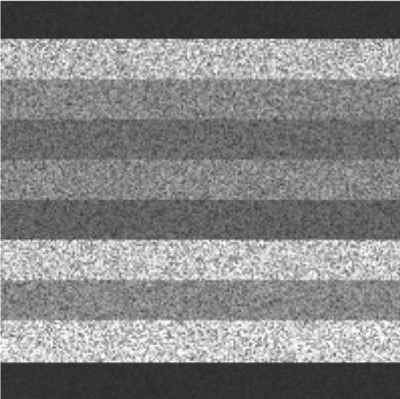
//> input picture testOpenCv/Noise_Lines.tif, 400 x 399 px
$ ./smoothAnisoDiff   (built with g++ and OpenCV 4)
//> lines starting //> are read from the running program, lines starting //| are printed output that depends on the picture
#include "opencv2/imgproc/imgproc.hpp"
#include "opencv2/highgui/highgui.hpp"
#include <iostream>
#include <chrono>

using namespace cv;
using namespace std;
using namespace std::chrono;

void anisotropicDiffusion(Mat& img, Mat&dst, int num_iter, double delta_t, int kappa)
{
	// Variables
	//double delta;
	double ikappa = 1 / kappa;

	// argument for filter
	int ddepth = -1;

	// convert to grayscale             ~0.5ms
//	cvtColor(img, res, CV_BGR2GRAY);
	//res = img;

	// initialize filter outputs        ~2-3us
	Mat nablaN, nablaS, nablaW, nablaE, nablaNE, nablaSE, nablaSW, nablaNW;

	// further initializations          ~2-3us
	Mat cN, cS, cW, cE, cNE, cSE, cSW, cNW;

	//window for laplacian computation
	Mat hN = (Mat_<double>(3, 3) << 0,1,0, 0,-1,0, 0,0,0);
	Mat hS = (Mat_<double>(3, 3) << 0,0,0, 0,-1,0, 0,1,0);
	Mat hE = (Mat_<double>(3, 3) << 0,0,0, 0,-1,1, 0,0,0);
	Mat hW = (Mat_<double>(3, 3) << 0,0,0, 1,-1,0, 0,0,0);
	Mat hNE = (Mat_<double>(3, 3) << 0,0,1, 0,-1,0, 0,0,0);
	Mat hSE = (Mat_<double>(3, 3) << 0,0,0, 0,-1,0, 0,0,1);
	Mat hSW = (Mat_<double>(3, 3) << 0,0,0, 0,-1,0, 1,0,0);
	Mat hNW = (Mat_<double>(3, 3) << 1,0,0, 0,-1,0, 0,0,0);

	Mat res;
	// Anisotropic diffusion.
	for (int i = 1; i <= num_iter; i++) // one iteration ~44ms
	{
		GaussianBlur(img, res, Size(3, 3), 1, 1);
		//medianBlur(img, res, 3);
	//	cout << res;
	//	img.copyTo(res);
		// filtering                ~5ms
		filter2D(res, nablaN, ddepth, hN);
		filter2D(res, nablaS, ddepth, hS);
		filter2D(res, nablaW, ddepth, hW);
		filter2D(res, nablaE, ddepth, hE);
		filter2D(res, nablaNE, ddepth, hNE);
		filter2D(res, nablaSE, ddepth, hSE);
		filter2D(res, nablaSW, ddepth, hSW);
		filter2D(res, nablaNW, ddepth, hNW);
	//	cout << nablaN;
		// Diffusion function       ~28ms
		cN = nablaN*ikappa;
		cN.mul(cN);
		cN = 1.0 / (1.0 + cN);

		cS = nablaS*ikappa;
		cS.mul(cS);
		cS = 1.0 / (1.0 + cN);

		cW = nablaW*ikappa;
		cW.mul(cW);
		cW = 1.0 / (1.0 + cW);

		cE = nablaE*ikappa;
		cE.mul(cE);
		cE = 1.0 / (1.0 + cE);

		cNE = nablaNE*ikappa;
		cNE.mul(cNE);
		cNE = 1.0 / (1.0 + cNE);

		cSE = nablaSE*ikappa;
		cSE.mul(cSE);
		cSE = 1.0 / (1.0 + cSE);

		cSW = nablaSW*ikappa;
		cSW.mul(cSW);
		cSW = 1.0 / (1.0 + cSW);

		cNW = nablaNW*ikappa;
		cNW.mul(cNW);
		cNW = 1.0 / (1.0 + cNW);

		// Discrete PDE solution.       ~11ms
		Mat shift(img.rows, img.cols, DataType<double>::type);
		  shift = delta_t * (cN.mul(nablaN)
			+ cS.mul(nablaS)
			+ cW.mul(nablaW)
			+ cE.mul(nablaE)
			+ cNE.mul(nablaNE) * 0.5
			+ cSE.mul(nablaSE) * 0.5
			+ cSW.mul(nablaSW) * 0.5
			+ cNW.mul(nablaNW) * 0.5);
		img = img + shift;
		//cout << shift;                    //+ (1 / (cv::pow(dd, 2)))*cNW.mul(nablaNW));
		normalize(img, img, 0, 1, NORM_MINMAX, CV_32F);
	}


	dst = img;
}

string type2str(int type) {
	string r;

	uchar depth = type & CV_MAT_DEPTH_MASK;
	uchar chans = 1 + (type >> CV_CN_SHIFT);

	switch (depth) {
	case CV_8U:  r = "8U"; break;
	case CV_8S:  r = "8S"; break;
	case CV_16U: r = "16U"; break;
	case CV_16S: r = "16S"; break;
	case CV_32S: r = "32S"; break;
	case CV_32F: r = "32F"; break;
	case CV_64F: r = "64F"; break;
	default:     r = "User"; break;
	}

	r += "C";
	r += (chans + '0');

	return r;
}

void imgChk(Mat &img){
	int r = img.rows;
	int c = img.cols;
	int counter = 0;
	for (int j = 0; j<r; j++)
	{
		for (int i = 0; i<c; i++)
		{
			if ((img.at<float>(j, i)) != (img.at<float>(j, i))){
				img.at<float>(j, i) = 0.0;
				counter++;
			}
		}
	}
	cout << "Number of NaN pixels in the image: ";
	cout << counter << endl;
}


int main(int argc, char** argv)
{
	high_resolution_clock::time_point t1 = high_resolution_clock::now();

	int iteration;
	cout << " enter the number of iterations ::  " << endl;
	cin >> iteration;
//> the answer given: 3

	double intConst;
	cout << " enter the integration constant ::  " << endl;
	cin >> intConst;
//> the answer given: 2

	double edgeThre;
	cout << " enter the edge thyreshold value ::  " << endl;
	cin >> edgeThre;
//> the answer given: 2

	//create 2 empty windows
	namedWindow("Original Image", CV_WINDOW_AUTOSIZE);
	namedWindow("Smoothed Image", CV_WINDOW_AUTOSIZE);

	// Load an image from file
	Mat src = imread("Noise_Lines.tif", CV_LOAD_IMAGE_UNCHANGED);
//> src is the input picture: 399 rows x 400 cols, CV_8UC1; min 38, max 255, mean 130.1

	//check for the data type of the image
	string ty = type2str(src.type());
//> ty = "8UC1"
	printf("Matrix: %s %dx%d \n", ty.c_str(), src.cols, src.rows);
//| Matrix: 8UC1 400x399

	// convert the floating data type image if its not one
	if (ty[2] != 'F'){
		cout << "Input is not a single channel float image so converting!!!" << endl;
		double min, max;
		minMaxLoc(src, &min, &max);
//> min = 38; max = 255
		src.convertTo(src, CV_32FC1, 1.0 / max);
//> src: 399 rows x 400 cols, CV_32FC1
	}

	//check for valid pixel value in the image i.e. remove NaN
	imgChk(src);
//> after the loop in imgChk, `for (int j = 0; j<r; j++)`: counter = 0
//| 0

	//show the loaded image
	imshow("Original Image", src);

	Mat dst;

	anisotropicDiffusion(src, dst, iteration, intConst, edgeThre);
//> after the loop in anisotropicDiffusion, `for (int i = 1; i <= num_iter; i++)`:
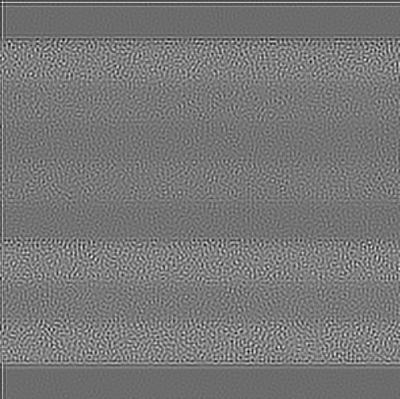
//> img: 399 rows x 400 cols, CV_32FC1; min 0, max 1, mean 0.47
//> after the loop in anisotropicDiffusion, `for (int i = 1; i <= num_iter; i++)`:
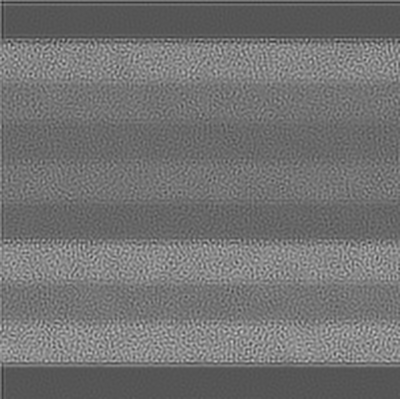
//> res: 399 rows x 400 cols, CV_32FC1; min 0.146, max 0.785, mean 0.449
//> after the loop in anisotropicDiffusion, `for (int i = 1; i <= num_iter; i++)`:
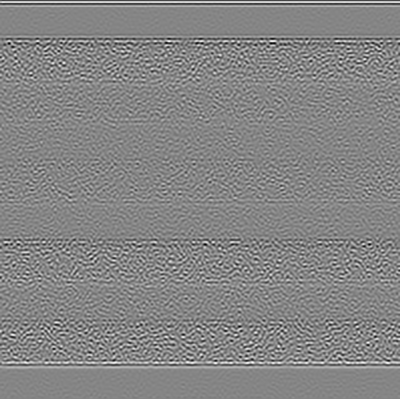
//> nablaN: 399 rows x 400 cols, CV_32FC1; min -0.244, max 0.223, mean 8.46e-05; drawn with min black and max white
//> after the loop in anisotropicDiffusion, `for (int i = 1; i <= num_iter; i++)`:
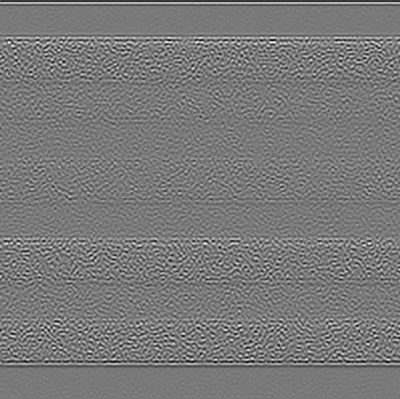
//> nablaS: 399 rows x 400 cols, CV_32FC1; min -0.223, max 0.244, mean -0.000375; drawn with min black and max white
//> after the loop in anisotropicDiffusion, `for (int i = 1; i <= num_iter; i++)`:
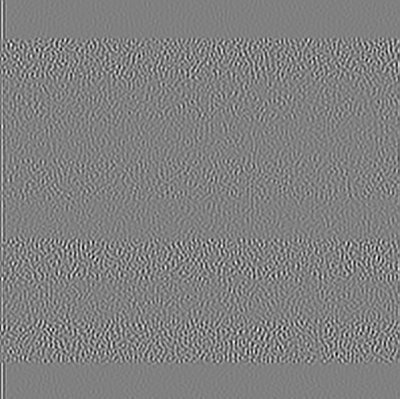
//> nablaW: 399 rows x 400 cols, CV_32FC1; min -0.241, max 0.236, mean 7.28e-05; drawn with min black and max white
//> after the loop in anisotropicDiffusion, `for (int i = 1; i <= num_iter; i++)`:
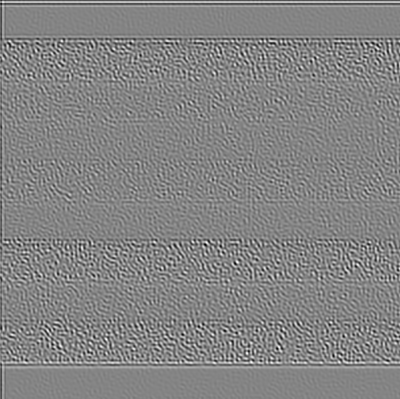
//> nablaNE: 399 rows x 400 cols, CV_32FC1; min -0.314, max 0.291, mean -0.000101; drawn with min black and max white
//> after the loop in anisotropicDiffusion, `for (int i = 1; i <= num_iter; i++)`:
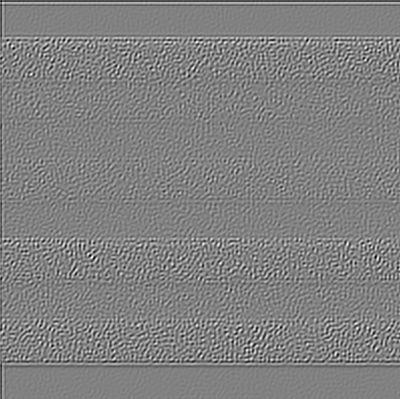
//> nablaSE: 399 rows x 400 cols, CV_32FC1; min -0.316, max 0.307, mean -0.000561; drawn with min black and max white
	//make the "dst" image, black
	//dst = Mat::zeros(src.size(), src.type());
	//imwrite("TestData_4_med.jpg", dst);
	//copy the text to the "zBuffer"
//	cout << dst;
	//show the black image with the text
	imshow("Smoothed Image", dst);
	high_resolution_clock::time_point t2 = high_resolution_clock::now();
	auto duration = duration_cast<microseconds>(t2 - t1).count();
	cout << "Anisotropic smoothing is done in ::  " << endl;
	cout << duration/1000000.0 ;
	//cout << dst;
	//wait for a key press infinitely
	waitKey(0);

	return 0;
}

$ run again, with testOpenCv/Original_Lines.tif copied over testOpenCv/Noise_Lines.tif
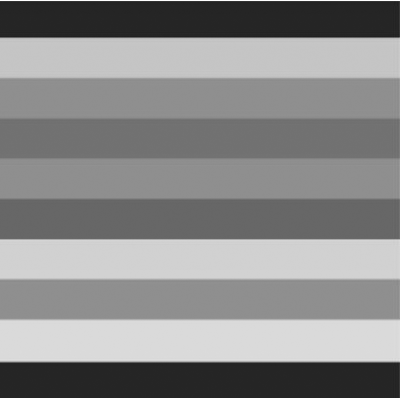
//> input picture testOpenCv/Original_Lines.tif, 400 x 399 px
//> src is the input picture: 399 rows x 400 cols, CV_8UC1; min 32, max 255, mean 137.1
//| Matrix: 8UC1 400x399
//> min = 32; max = 255
//> src: 399 rows x 400 cols, CV_32FC1
//> after the loop in imgChk, `for (int j = 0; j<r; j++)`: counter = 0
//| 0
//> after the loop in anisotropicDiffusion, `for (int i = 1; i <= num_iter; i++)`:
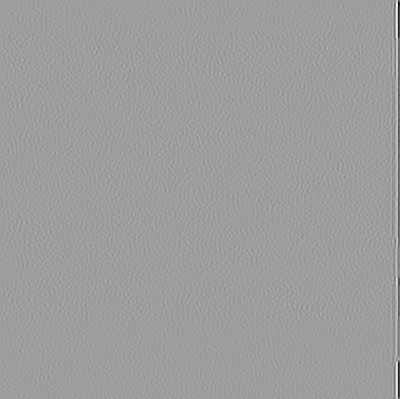
//> nablaW: 399 rows x 400 cols, CV_32FC1; min -0.0322, max 0.02, mean -3.55e-05; drawn with min black and max white
//> after the loop in anisotropicDiffusion, `for (int i = 1; i <= num_iter; i++)`:
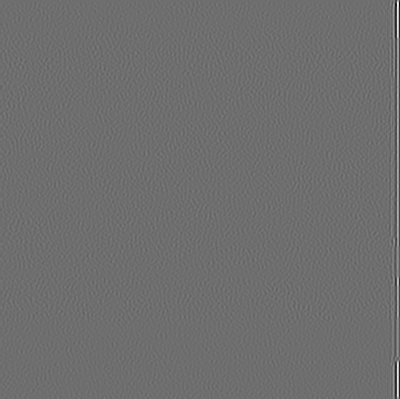
//> nablaE: 399 rows x 400 cols, CV_32FC1; min -0.0247, max 0.0322, mean 1.08e-05; drawn with min black and max white
